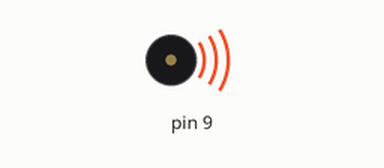
This sketch was run on a simulated Arduino Uno, built with avr-gcc and run on an emulated ATmega328P. Parts: buzzer (waves = sounding).

Above: at 0.1 s.
Timing chart, 0 to 1.6 s (numbered marks = the images above):
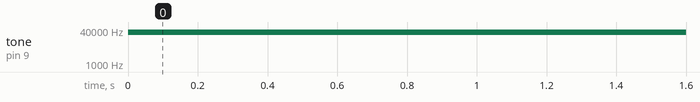

Measured:
- by itself, tone on pin 9: silent → 31000 Hz at 0.00 s

The sketch:

sketch_oct25b.ino
```cpp
void setup() {
  // put your setup code here, to run once:
pinMode(9,OUTPUT);
}

void loop() {
  // put your main code here, to run repeatedly:
tone(9, 31000);
}
```
